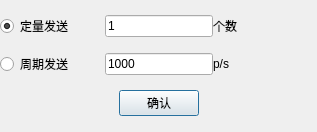
<?xml version="1.0" encoding="UTF-8"?>
<ui version="4.0">
 <class>TXCtrlDialog</class>
 <widget class="QDialog" name="TXCtrlDialog">
  <property name="geometry">
   <rect>
    <x>0</x>
    <y>0</y>
    <width>317</width>
    <height>132</height>
   </rect>
  </property>
  <property name="windowTitle">
   <string>定量发送</string>
  </property>
  <layout class="QVBoxLayout" name="verticalLayout">
   <property name="spacing">
    <number>0</number>
   </property>
   <property name="leftMargin">
    <number>0</number>
   </property>
   <property name="topMargin">
    <number>0</number>
   </property>
   <property name="rightMargin">
    <number>0</number>
   </property>
   <property name="bottomMargin">
    <number>0</number>
   </property>
   <item>
    <layout class="QGridLayout" name="gridLayout">
     <item row="0" column="0">
      <widget class="QRadioButton" name="radioButton">
       <property name="styleSheet">
        <string notr="true">font: 12pt &quot;微软雅黑&quot;;</string>
       </property>
       <property name="text">
        <string>定量发送</string>
       </property>
       <property name="checked">
        <bool>true</bool>
       </property>
      </widget>
     </item>
     <item row="0" column="1">
      <widget class="QLineEdit" name="lineEdit">
       <property name="sizePolicy">
        <sizepolicy hsizetype="Fixed" vsizetype="Fixed">
         <horstretch>0</horstretch>
         <verstretch>0</verstretch>
        </sizepolicy>
       </property>
       <property name="styleSheet">
        <string notr="true">font: 12pt &quot;微软雅黑&quot;;</string>
       </property>
       <property name="text">
        <string>1</string>
       </property>
      </widget>
     </item>
     <item row="0" column="2">
      <widget class="QLabel" name="label">
       <property name="styleSheet">
        <string notr="true">font: 12pt &quot;微软雅黑&quot;;</string>
       </property>
       <property name="text">
        <string>个数</string>
       </property>
      </widget>
     </item>
    </layout>
   </item>
   <item>
    <layout class="QGridLayout" name="gridLayout_2">
     <item row="0" column="0">
      <widget class="QRadioButton" name="radioButton_2">
       <property name="styleSheet">
        <string notr="true">font: 12pt &quot;微软雅黑&quot;;</string>
       </property>
       <property name="text">
        <string>周期发送</string>
       </property>
      </widget>
     </item>
     <item row="0" column="1">
      <widget class="QLineEdit" name="lineEdit_2">
       <property name="sizePolicy">
        <sizepolicy hsizetype="Fixed" vsizetype="Fixed">
         <horstretch>0</horstretch>
         <verstretch>0</verstretch>
        </sizepolicy>
       </property>
       <property name="styleSheet">
        <string notr="true">font: 12pt &quot;微软雅黑&quot;;</string>
       </property>
       <property name="text">
        <string>1000</string>
       </property>
      </widget>
     </item>
     <item row="0" column="2">
      <widget class="QLabel" name="label_2">
       <property name="styleSheet">
        <string notr="true">font: 12pt &quot;微软雅黑&quot;;</string>
       </property>
       <property name="text">
        <string>p/s</string>
       </property>
      </widget>
     </item>
    </layout>
   </item>
   <item>
    <layout class="QGridLayout" name="gridLayout_3">
     <item row="0" column="0">
      <spacer name="horizontalSpacer">
       <property name="orientation">
        <enum>Qt::Horizontal</enum>
       </property>
       <property name="sizeHint" stdset="0">
        <size>
         <width>77</width>
         <height>20</height>
        </size>
       </property>
      </spacer>
     </item>
     <item row="0" column="1">
      <widget class="QPushButton" name="pbnOK">
       <property name="styleSheet">
        <string notr="true">font: 12pt &quot;微软雅黑&quot;;</string>
       </property>
       <property name="text">
        <string>确认</string>
       </property>
       <property name="icon">
        <iconset resource="../../../../../Main/mdi.qrc">
         <normaloff>:/images/ok.png</normaloff>:/images/ok.png</iconset>
       </property>
      </widget>
     </item>
     <item row="0" column="2">
      <spacer name="horizontalSpacer_2">
       <property name="orientation">
        <enum>Qt::Horizontal</enum>
       </property>
       <property name="sizeHint" stdset="0">
        <size>
         <width>79</width>
         <height>20</height>
        </size>
       </property>
      </spacer>
     </item>
    </layout>
   </item>
  </layout>
 </widget>
 <resources>
  <include location="../../../../../Main/mdi.qrc"/>
 </resources>
 <connections/>
</ui>
